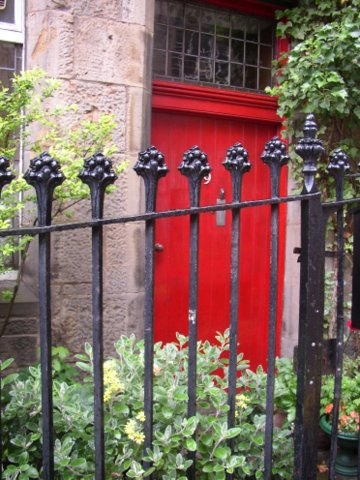
#> input picture PycharmProjects/HW5/redDoor.jpg, 360 x 480 px
$ python hw5Tests.py
#> lines starting #> are read from the running program, lines starting #| are printed output that depends on the picture
### PycharmProjects/HW6/imageTools.py
"""=====================================================
imageTools.py

This is a modification/implementation of the functions and data types
from Mark Guzdial's Media Computation project, taken from the implementation
for Myro in C Python
"""

from __future__ import print_function
import time, os, sys
import math
from numpy import array

#import graphics

versionInfo = sys.version_info[0]
if versionInfo >= 3:
   import tkinter as tk
   import tkinter.colorchooser as tkColorChooser
   import tkinter.filedialog as tkFileDialog
else:
   import Tkinter as tk
   import tkColorChooser
   import tkFileDialog
try:
   from PIL import Image
except:
   print("WARNING: Image not found; do you need Python Imaging Library?", file=sys.stderr)

try:
   import PIL.ImageTk as ImageTk
except:
   print("WARNING: ImageTk not found; do you need the TkInter Library?", file=sys.stderr)

_root = tk.Tk()
_root.withdraw()

def update():
   _root.update()


# ==============================================================

class GraphicsObj(object):
   def __init__(self):
      pass

   def convertRange(self, val):
      """Takes in a value, and converts it to be an integer between 0 and 255"""
      if self.isNumeric(val):
         return int(max(min(val, 255), 0))
      else:
         raise TypeError("(GraphicsObj) convertRange: expected numeric input, given: " + str(val))


   def isNumeric(self, value):
      """Takes in a value, and checks if it is one of the valid numeric types,
      int, float, or long, and returns True or False"""
      return isinstance(value, int) or isinstance(value, float) or isinstance(value, long)


   # [6 lines left out: function isGoodRGB, not called in this run]


# ==============================================================

class Picture(GraphicsObj):
   """A picture object represents an image, keeping track of the size, source, and pixel values
   of an image"""


   def __init__(self):
      """Initializes a Picture object with no picture in it
      Inputs: <none>
      Return value: New empty Picture object"""
      self.width = 0
      self.height = 0
      self.image = None
      self.filename = None
      self.mode = None
      self.tkImage = None
      self.dispWindow = None


   # [46 lines left out: function set, not called in this run]
      #self.image = ImageTk.PhotoImage(self.temp, master=_root)


   def load(self, filename):
      """Given a filename, open and read the data from the file into this Picture object
      Input: filename, a string that is the name of a file
      No return value
      """
#> called with filename = 'redDoor.jpg'
      #self.image = tk.PhotoImage(file=filename, master=_root)
      self.image = Image.open(filename)
#> self.image is the input picture: PIL image 360x480 RGB; mean R, G, B 129.5, 103, 93.8
      if self.image.mode != "RGBA": # palette
         self.image = self.image.convert("RGBA")
#> self.image: PIL image 360x480 RGBA
      self.pixels = self.image.load()
      self.width = self.image.size[0]
#> self.width = 360
      self.height = self.image.size[1]
#> self.height = 480
      self.palette = self.image.getpalette()
      self.filename = filename
      if self.pixels == None:
         raise ValueError("(Picture) load: image loading failed, check for Python Imaging Library version 1.1.6")


   def __repr__(self):
      """Takes no inputs, and produces a string that accurately describes the picture object"""
      return "<Picture instance ({:d} x {:d})>".format(self.width, self.height)


   def getWidth(self):
      """Returns the width of the image in the Picture"""
      return self.width

   def getHeight(self):
      """Returns the height of the image in the Picture"""
      return self.height


   # [101 lines left out: functions getPixel, getColor, getRGB, getRGBA, getAlpha, setColor and 4 more, not called in this run]


# ==============================================================


class Pixel(GraphicsObj):
   """A Pixel represents a particular location and its color, within an overall Picture.
   Every Pixel has a picture to which it belongs"""


   # [21 lines left out: functions __init__, __repr__, not called in this run]


   def getX(self):
      """Returns the x position of this Pixel"""
      return self.x

   def getY(self):
      """Returns the y position of this Pixel"""
      return self.y

   # [4 lines left out: function getColor, not called in this run]


   def getRGB(self):
      """Returns a tuple of the RGB values for this Pixel"""
      return self.pixels[self.x, self.y][:3]

   def getRed(self):
         """Returns the red value for this Pixel"""
         return self.pixels[self.x, self.y][0]

   def getGreen(self):
         """Returns the green value for this Pixel"""
         return self.pixels[self.x, self.y][1]

   def getBlue(self):
         """Returns the blue value for this Pixel"""
         return self.pixels[self.x, self.y][2]


   def getRGBA(self):
      """Returns a tuple of the RGB and alpha values for this Pixel"""
      return self.pixels[self.x, self.y]

   def getAlpha(self):
      """Returns the alpha value for this Pixel"""
      return self.pixels[self.x, self.y][3]


   # [37 lines left out: functions setColor, setRGB, setAlpha, __eq__, not called in this run]


   def __ne__(self,other):
      """Compares two Pixels for inequality"""
      return not self.__eq__(other)


   # [11 lines left out: functions makeLighter, makeDarker, not called in this run]


# ==============================================================

class Color(GraphicsObj):
   """A Color object represents an individual color, either RGB or RGBA (including transparency)"""

   def __init__(self, *rgb):
      """
      Returns a Color object. Takes red, green, blue, and optionally
      a transparency (called alpha). All values are between 0 and 255).
      """
      self.alpha = 255
      if len(rgb) == 1:
         self.rgb = rgb[0]
      elif len(rgb) == 3:
         self.rgb = rgb
      elif len(rgb) == 4:
         self.rgb = rgb[:-1]
         self.alpha = self.convertRange(rgb[-1])
      else:
         raise TypeError("Color(): inputs must be at least 3 integers: red, green, blue (transparency optional)")
      # Convert rgb values to range from 0 to 255, and to be integers
      self.rgb = tuple([ self.convertRange(val) for val in self.rgb ])


   def __repr__(self):
      template = "<Color instance (r={:d}, g={:d}, b={:d}, a={:d})>"
      return template.format(self.rgb[0], self.rgb[1], self.rgb[2], self.alpha)

   # Accessors
   def getColor(self):
      """Returns a new Color object that is a copy of this one"""
      return Color(self.rgb + [self.alpha])

   # [7 lines left out: function setColor, not called in this run]


   def getAlpha(self):
      """Returns the alpha value of this Color"""
      return self.alpha

   # [7 lines left out: function setAlpha, not called in this run]


   def getRed(self):
      """Returns the red value of this Color"""
      return self.rgb[0]
   def getGreen(self):
      """Returns the green value of this Color"""
      return self.rgb[1]
   def getBlue(self):
      """Returns the blue value of this Color"""
      return self.rgb[2]

   def getRGB(self):
      """Returns a copy of the tuple containing the RGB values of this color"""
      return tuple(self.rgb[:3])

   def getRGBA(self):
      """Returns a tuple that contains the RGB and alpha values of this color"""
      return (self.rgb[0], self.rgb[1], self.rgb[2], self.alpha)

   # [52 lines left out: functions setRGB, __eq__, __ne__, __sub__, __add__, not called in this run]


   def makeLighter(self):
      """Modifies the color object to be lighter than it is."""
      self.rgb = tuple([ self.convertRange( ((255 - val) * 0.35) + val ) for val in self.rgb ])

   def makeDarker(self):
      """Modifies this color to be darker than it is."""
      self.rgb = tuple([ self.convertRange( val * 0.65 ) for val in self.rgb ])


# ==============================================================
# A small class for iterating over the pixels in a Picture


class PixelIterator:
   """An iterator class for iterating over the Pixels in a Picture"""

   def __init__(self, picture):
      """Given the picture it refers to, it stores it away for future use"""
      self.myPicture = picture

   # [45 lines left out: functions __iter__, __next__, loadPicture, copyPicture, not called in this run]

# Call the function by another name, too
duplicatePicture = copyPicture


def makePicture(*args):
   """
   Takes zero or more args to make a picture.

   makePicture() - makes a 0x0 image
   makePicture(width, height)
   makePicture("filename")
   makePicture("http://image")
   makePicture(width, height, data)
   makePicture(width, height, data, "mode")
   """
   if len(args) == 0:
      retval = Picture()
   elif len(args) == 1:
      filename = args[0]
      if isinstance(filename, str):
         retval = Picture()
         if filename.startswith("http://"):
            filename, message = urllib.urlretrieve(filename)
         retval.load(filename)
#> call 2 of load, with filename = 'butterfly2.jpg'
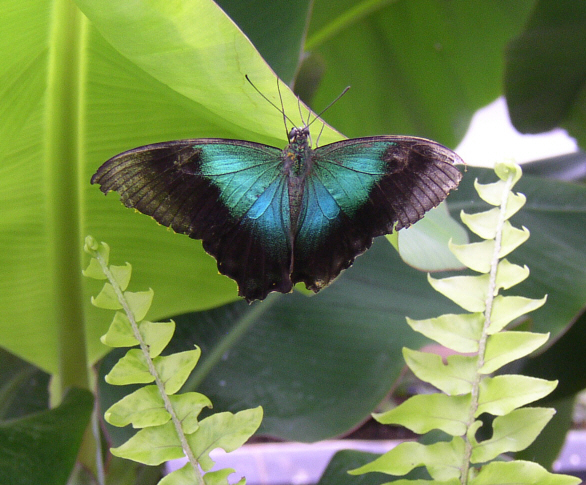
#> input picture PycharmProjects/HW5/butterfly2.jpg, 586 x 485 px
#> in load, self.image is the input picture: PIL image 586x485 RGB; mean R, G, B 113.3, 132.3, 80
#> call 3 of load, with filename = 'caterpillar.jpg'
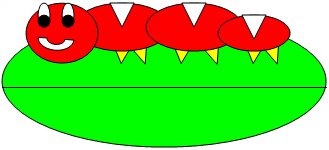
#> input picture PycharmProjects/HW5/caterpillar.jpg, 329 x 150 px
#> in load, self.image is the input picture: PIL image 329x150 RGB; mean R, G, B 114.8, 197.2, 65.8
      else:
         raise TypeError("makePicture: single input must be a filename or URL, given: " + str(filename))
   elif len(args) == 2:
      x = args[0]
      y = args[1]
      if isNumeric(x) and isNumeric(y):
         retval = Picture()
         retval.set(x, y)
      else:
         raise TypeError("makePicture: two inputs must be numeric, given: " + str(x) + " and " + str(y))
   elif len(args) == 3:
      x = args[0]
      y = args[1]
      if isNumeric(x) and isNumeric(y):
         if type(args[2]) in [Color, Pixel]:
            retval = Picture()
            retval.set(x, y, value=args[2].getRGB())
         elif type(args[2]) == int:
            retval = Picture()
            retval.set(x, y, value=args[2])
         elif type(args[2]) in [list, tuple]: # Undocumented
            retval = Picture()
            retval.set(x, y, value=args[2])
         else:
            template = "makePicture: third input has unknown type: {:s} is '{:s}'; should be Color, Pixel, or integer"
            raise TypeError(template.format(args[2], type(args[2])))
      else:
         raise TypeError("makePicture: first two inputs must be numeric, given: " + str(x) + " and " + str(y))
   elif len(args) == 4:
      x = args[0]
      y = args[1]
      array = args[2]
      mode = args[3]
      retval = Picture()
      retval.set(x, y, array, mode)

   return retval


def makeEmptyPicture(wid, hgt):
   """Takes a width and height in pixels, and returns a blank picture with those dimensions"""
   return makePicture(wid, hgt)


# [8 lines left out: function savePicture, not called in this run]

# define a second name for this function
writePictureTo = savePicture


# [206 lines left out: functions show, repaint, getWidth, getHeight, getPixel, getPixels and 5 more, not called in this run]


def _fracPart(v):
   """Compute the fractional part of the input number"""
   return v - math.floor(v)


# -------------------------------------------------------------------------

# [409 lines left out: functions addOval, _plotPixel, addOvalFilled, addArc, _plotPixelInArc, getX and 23 more, not called in this run]


# ==============================================================
# Below this are predefined colors

black = Color(0, 0, 0)
white = Color(255, 255, 255)
red = Color(255, 0, 0)
green = Color(0, 255, 0)
blue = Color(0, 0, 255)
cyan = Color(0, 255, 255)
magenta = Color(255, 0, 255)
yellow = Color(255, 255, 0)
pink = Color(255, 175, 175)

### PycharmProjects/HW5/hw5Code.py
#  Homework 3 <Richard Graham>

from imageTools import *
import string


# Question 1
# put definition of encrypt here


def encrypt(filename1, filename2, cipher):
    """using the dictionary entered in cipher, the encrypt function writes file 1
    to file 2 as encrypted."""
#> (the run stopped early here; a loop or call above may not have finished)
